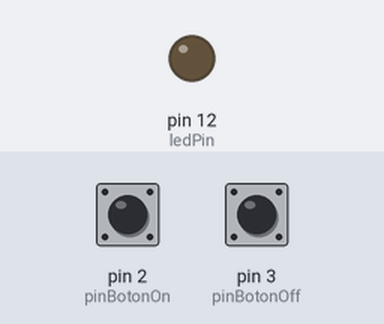
A sketch run on a simulated Arduino Uno, built with avr-gcc and run on an emulated ATmega328P. Shown: output pins drawn as LEDs (lit = HIGH). The test bench sets the inputs (shaded band); at power-on: pin 2 (pinBotonOn) LOW, pin 3 (pinBotonOff) LOW.

Above: at 1.2 s.
1.3 s: pin 2 (pinBotonOn) pulled HIGH for 0.15 s
At 2.5 s:
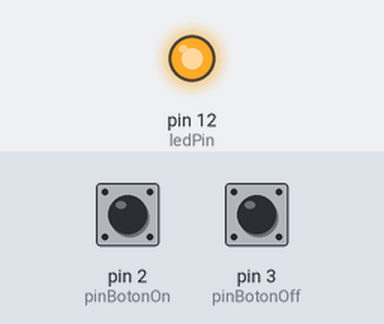
2.9 s: pin 3 (pinBotonOff) pulled HIGH for 0.15 s
At 3.9 s:
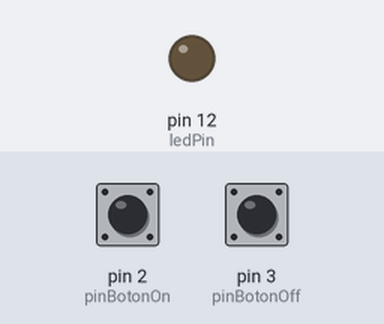
4.5 s: pin 2 (pinBotonOn) pulled HIGH for 1 s
At 5.1 s:
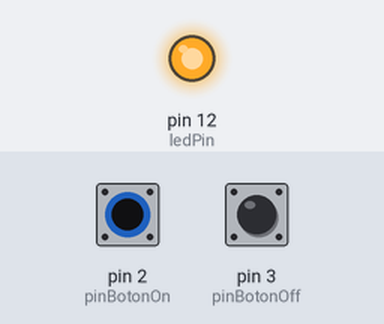
Timing chart, 0 to 7.5 s (numbered marks = the images above; inputs shaded):
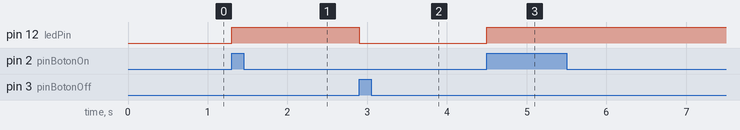

The sketch:

7_Boton_on_off.ino
```cpp
// Botón On / Off

// Se activa el LED con un botón y se desactiva con otro

int pinBotonOn = 2;   // Botón para encender (utilizar una resistencia de 10K Ohms)
int pinBotonOff = 3;  // Botón para apagar (utilizar una resistencia de 10K Ohms)
int ledPin = 12;      // Pin al que está conectado el LED (utilizar una resistencia de 220 Ohms)

void setup() {
  pinMode(pinBotonOn, INPUT);
  pinMode(pinBotonOff, INPUT);
  pinMode(ledPin, OUTPUT);
}

void loop() {
  if (digitalRead(pinBotonOn) == HIGH) {
    digitalWrite(ledPin, HIGH); // Encender el LED al presionar el botón de inicio
  } else if (digitalRead(pinBotonOff) == HIGH) {
    digitalWrite(ledPin, LOW);  // Apagar el LED al presionar el botón de detener
  }
}
```

Measured:
- after the input at 1.3 s, pin 12 (ledPin): LOW → HIGH at once
- after the input at 2.9 s, pin 12 (ledPin): HIGH → LOW at once
- after the input at 4.5 s, pin 12 (ledPin): LOW → HIGH at once
